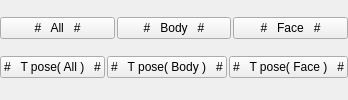
     <widget class="QWidget" name="SetsButtonBox" native="true">
      <property name="enabled">
       <bool>true</bool>
      </property>
      <layout class="QVBoxLayout" name="verticalLayout_8">
       <property name="spacing">
        <number>2</number>
       </property>
       <property name="leftMargin">
        <number>0</number>
       </property>
       <property name="topMargin">
        <number>2</number>
       </property>
       <property name="rightMargin">
        <number>0</number>
       </property>
       <property name="bottomMargin">
        <number>6</number>
       </property>
       <item>
        <layout class="QHBoxLayout" name="horizontalLayout_13">
         <property name="spacing">
          <number>2</number>
         </property>
         <item>
          <widget class="QPushButton" name="btn_SelectAll">
           <property name="text">
            <string>#   All   #</string>
           </property>
          </widget>
         </item>
         <item>
          <widget class="QPushButton" name="btn_SelectBodyAll">
           <property name="text">
            <string>#   Body   #</string>
           </property>
          </widget>
         </item>
         <item>
          <widget class="QPushButton" name="btn_SelectFaceAll">
           <property name="text">
            <string>#   Face   #</string>
           </property>
          </widget>
         </item>
        </layout>
       </item>
       <item>
        <layout class="QHBoxLayout" name="horizontalLayout_14" stretch="0,0,0">
         <property name="spacing">
          <number>2</number>
         </property>
         <item>
          <widget class="QPushButton" name="btn_TposeAllNew">
           <property name="text">
            <string>#   T pose( All )   #</string>
           </property>
          </widget>
         </item>
         <item>
          <widget class="QPushButton" name="btn_TposeBodyNew">
           <property name="text">
            <string>#   T pose( Body )   #</string>
           </property>
          </widget>
         </item>
         <item>
          <widget class="QPushButton" name="btn_TposeFaceNew">
           <property name="text">
            <string>#   T pose( Face )   #</string>
           </property>
          </widget>
         </item>
        </layout>
       </item>
      </layout>
     </widget>
